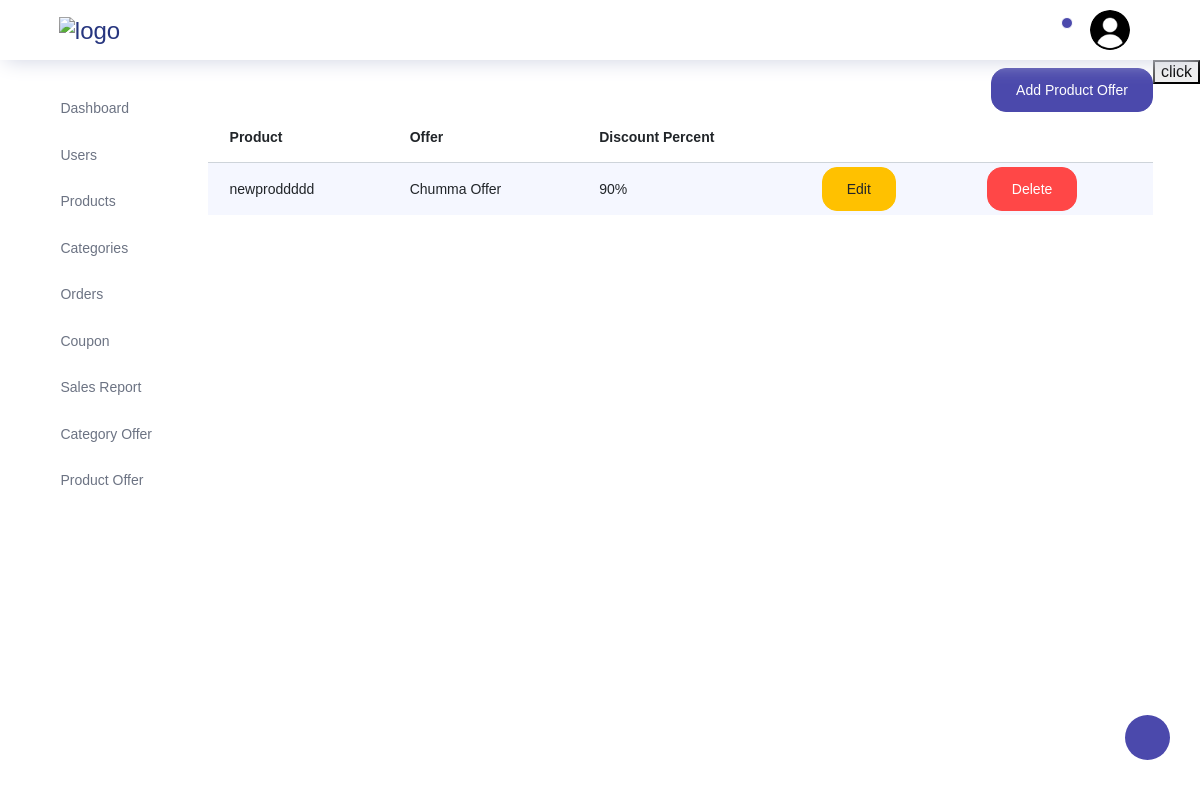
/storeadmin/productoffer/, run on an earlier commit of the app's database.
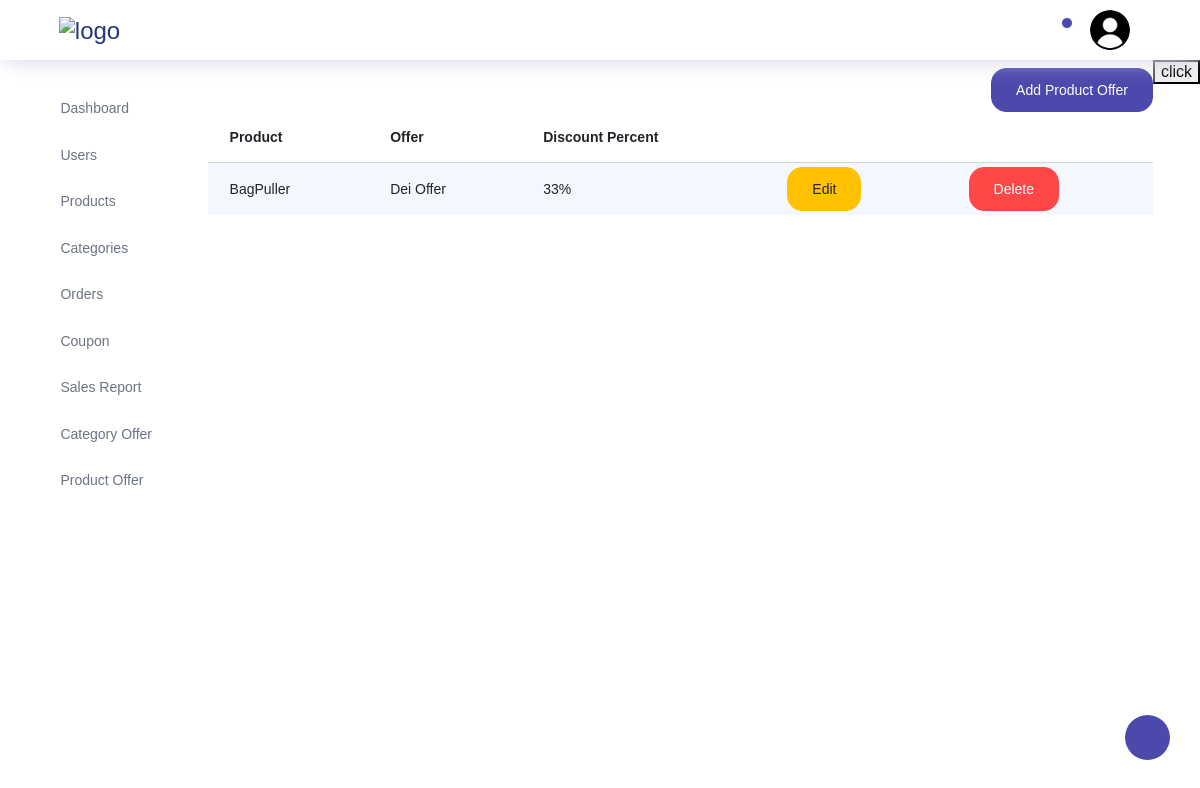
And on a later commit of the database.
### store/models.py (models this page shows)
class Productoffer(models.Model):
    product=models.ForeignKey(Products,on_delete=models.CASCADE)
    offer_description=models.CharField(max_length=200)
    discount=models.PositiveIntegerField()

class Products(models.Model):
    name=models.CharField(max_length=200,unique=True)
    price = models.DecimalField(max_digits=10, decimal_places=2)
    quantity=models.PositiveIntegerField()
    category=models.ForeignKey(Category,on_delete=models.CASCADE)
    description=models.TextField(blank=True)
    image1=models.ImageField(upload_to='store/products/', blank=True)
    image2=models.ImageField(upload_to='store/products/', blank=True)
    image3=models.ImageField(upload_to='store/products/', blank=True)
    image4=models.ImageField(upload_to='store/products/', blank=True)

### storeadmin/views.py (the view)
# urls.py: path("productoffer/",views.productoffer,name="productoffer"),
def productoffer(request):
    pdtofferobjs=Productoffer.objects.all()
    context={"pdtofferobjs":pdtofferobjs}
    return render(request,"storeadmin/productoffer/productoffer.html",context)

### storeadmin/templates/storeadmin/productoffer/productoffer.html (shortened to what this page needs)
{% extends 'storeadmin/index.html' %}
{% block content %}
<div class="container">
  <div class="row justify-content-end">
    <a href="{% url 'addproductoffer' %}">
      <button class="btn add-category-btn btn-primary mt-2">Add Product Offer</button>
    </a>
  </div>
  <div class="row">
    <table class="table table-striped">
      <thead>
        <tr>
          <th>Product</th>
          <th>Offer</th>
          <th>Discount Percent</th>
        </tr>
      </thead>
      <tbody>
        {% for item in pdtofferobjs %}
        <tr id="offer{{item.id}}">
          <td class="py-1">{{ item.product.name }}</td>
          <td class="py-1">{{ item.offer_description }}</td>
          <td class="py-1">{{ item.discount}}%</td>
          <td class="py-1">
            <a href="{% url 'editproductoffer' item.id %}">
              <button class="btn edit-btn btn-warning">Edit</button>
            </a>
          </td>
          <td class="py-1">
            <button  class="btn delete-btn btn-danger" data-category-id="{{ item.id }}">Delete</button>
          </td>
        </tr>
        {% endfor %}
      </tbody>
    </table>
  </div>
</div>
<div>
  <button id="but">
    click
  </button>
</div>
{% endblock content %}

What changed in the data, as far as the page shows it:
removed Productoffer: product.name "newproddddd", offer_description "Chumma Offer", discount "90"
added Productoffer: product.name "BagPuller", offer_description "Dei Offer", discount "33"
